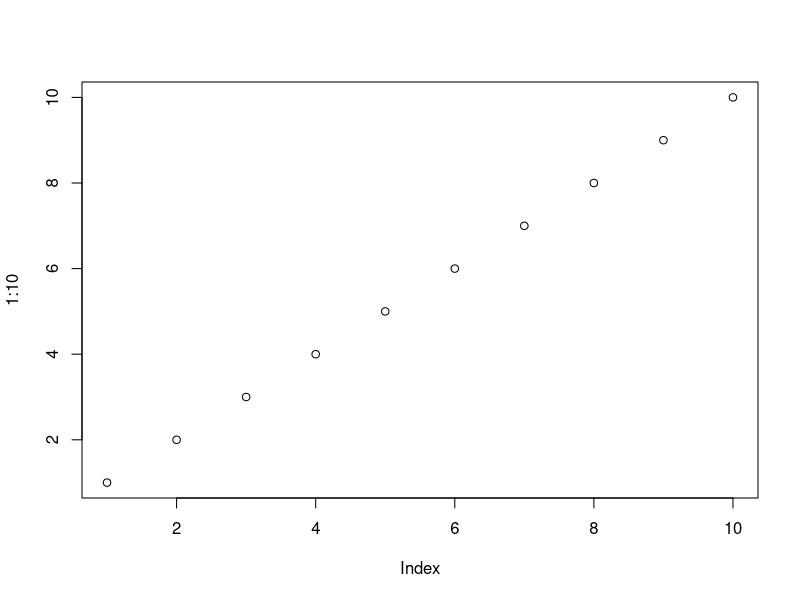
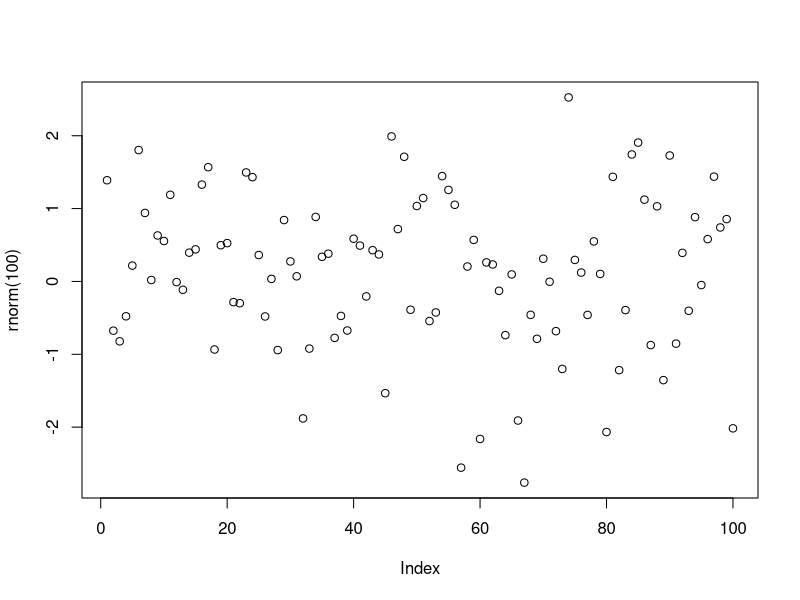

Write the R code that produced these figures, in order.
## ---- chunk 1
#| label: fig-plot
#| fig-cap: A plot

plot(1:10)
## ---- chunk 2
#| label: fig-another-plot
#| fig-cap: Another plot

plot(rnorm(100))

## ---- chunk 3
#| label: tbl-my-tab
#| tbl-cap: A table

knitr::kable(head(mtcars))
